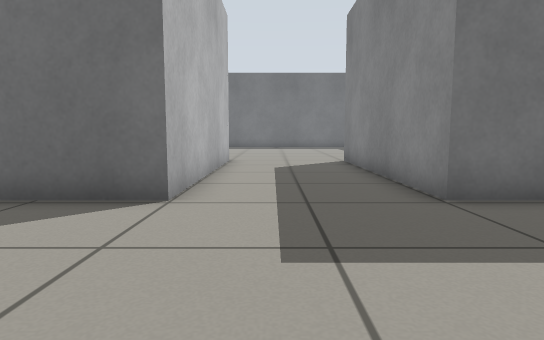
[1] (above)

15 first-person views from a walk through a robot-simulator world made for Gazebo. The camera is 0.5 m above the floor, tilts 6° down and sees 75° across. The floor is counted in squares, 0.5 m on a side. Each view is taken from the middle of a square. On the plan, view 1 faces up. The plan holds only what a view shows up to about 13 squares ahead; the rest is blank.

[2]
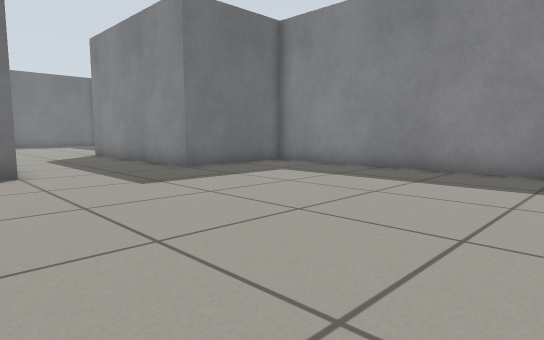

[3]
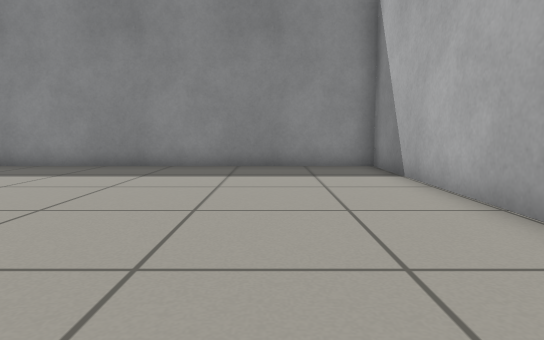

[4]
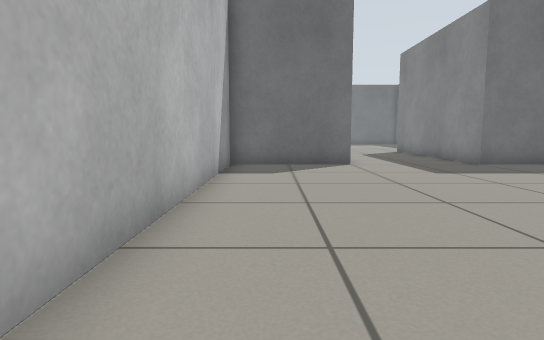

[5]
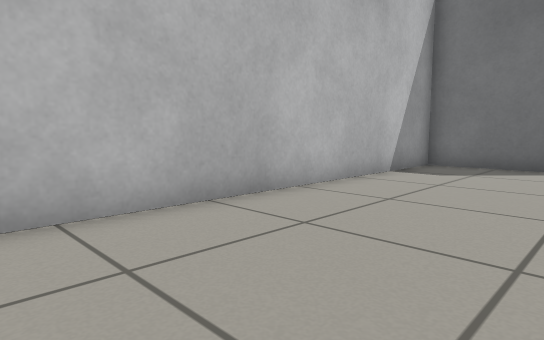

[6]
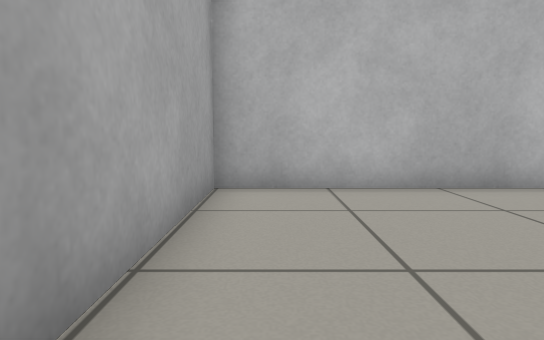

[7]
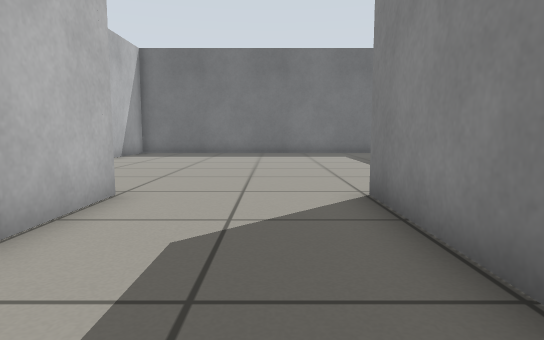

[8]
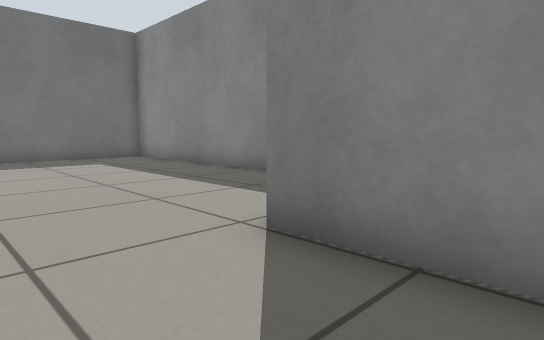

[9]
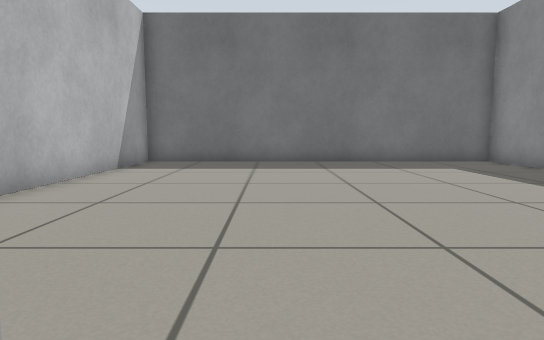

[10]
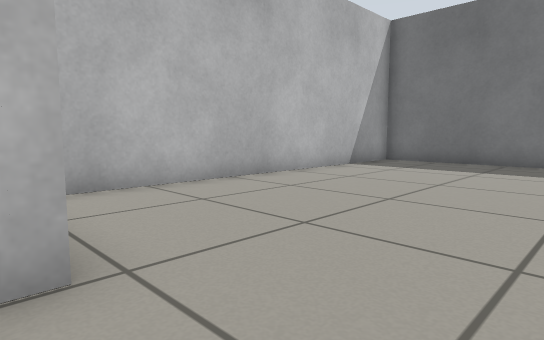

[11]
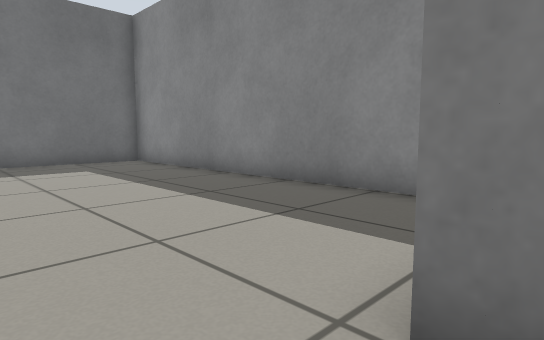

[12]
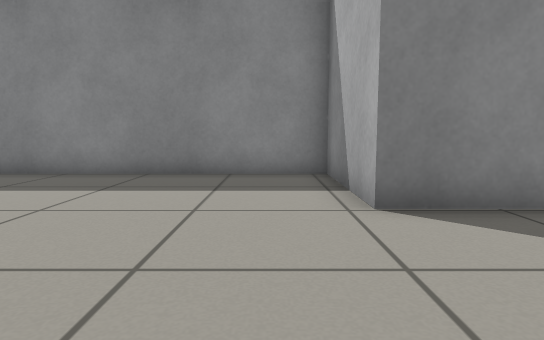

[13]
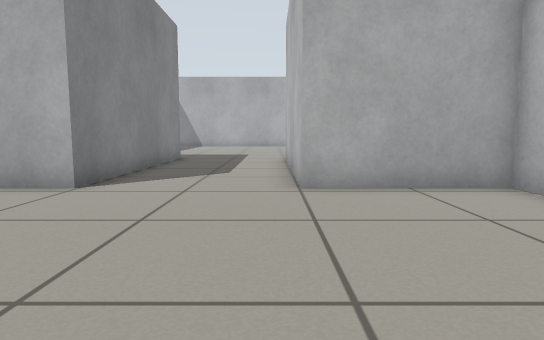

[14]
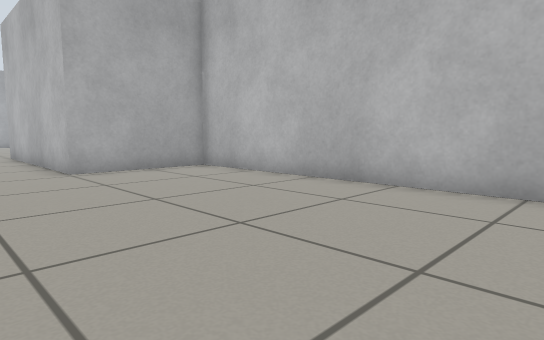

[15]
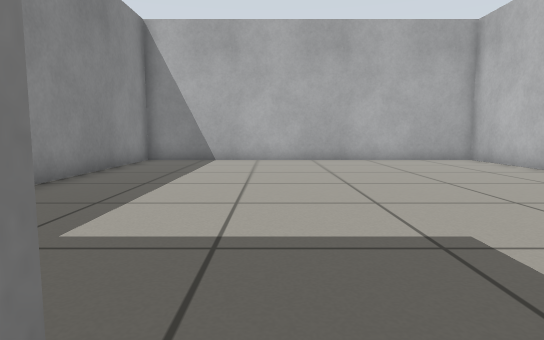

### Floor plan
Points are (right, up) in squares from view 1. A wall is a line through its corners. A room is listed if a view was taken in it or the views show most of it. See-through windows are left out.
Room 1 (views 1, 2, 3, 4, 5, 6, 7, 8, 9, 10, 11, 15)
walls: (-1.5, 12.7) (-1.5, 5.2) (-5.3, 5.2) (-5.3, -7) (6.6, -7) (6.6, 5.2) (2.6, 5.2) (2.6, 12.7) (3.6, 12.7)
ways out: opening at (1, 12.8) to room 2
Room 2 (views 12, 13, 14)
walls: (3.6, 12.7) (6.6, 12.7) (6.6, 24.3) (-5.3, 24.3) (-5.3, 12.7) (-1.5, 12.7)
ways out: opening at (1, 12.8) to room 1

Where each view was taken, in squares from view 1:
view 1: 0 up, 0 right, facing up
view 2: 4 down, 3 left, facing up-right
view 3: 4 down, 4 left, facing right
view 4: 6 down, 4 left, facing up
view 5: 6 down, 1 left, facing up-left
view 6: 6 down, 1 right, facing left
view 7: 7 up, 1 right, facing up
view 8: 10 up, 0 right, facing up-right
view 9: 12 up, 1 left, facing up
view 10: 12 up, 1 right, facing up-left
view 11: 12 up, 1 right, facing up-right
view 12: 14 up, 2 left, facing right
view 13: 19 up, 1 left, facing down
view 14: 22 up, 1 right, facing down-left
view 15: 6 up, 2 right, facing down
